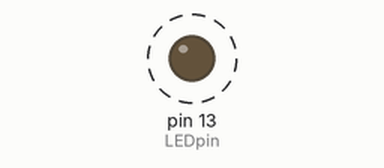
Recording of a sketch running on a simulated Arduino Uno, built with avr-gcc and run on an emulated ATmega328P. Parts: output pins drawn as LEDs (lit = HIGH). Dashed ring = blinking.

Above: at 0.5 s.
Timing chart, 0 to 3.0 s (numbered marks = the images above):
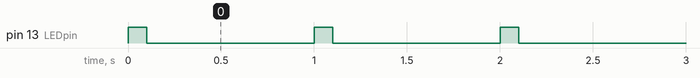

The sketch:

lesson_1.ino
```cpp
//Source: https://www.youtube.com/watch?v=d8_xXNcGYgo&index=1&list=PLGs0VKk2DiYx6CMdOQR_hmJ2NbB4mZQn-
//LESSON 1: Simple Introduction to the Arduino

//Global variables
int LEDpin = 13; //Create a variable and assign a pin number to it
int waitTimeOn = 100; //Waiting time in milli-sec
int waitTimeOff = 900; //Waiting time in milli-sec

void setup() {
  // put your setup code here, to run once:

  pinMode(LEDpin, OUTPUT); //Setup pin number and in/out role
}

void loop() {
  // put your main code here, to run repeatedly:

  digitalWrite(LEDpin, HIGH); //Setup read/write function -> turns LED on
  delay(waitTimeOn); //Sleep in milli-sec
  digitalWrite(LEDpin, LOW); //Setup read/write function -> turns LED off
  delay(waitTimeOff); //Sleep in milli-sec
}
```

Measured:
- by itself, pin 13 (LEDpin): alternates HIGH for 0.10 s and LOW for 0.90 s
